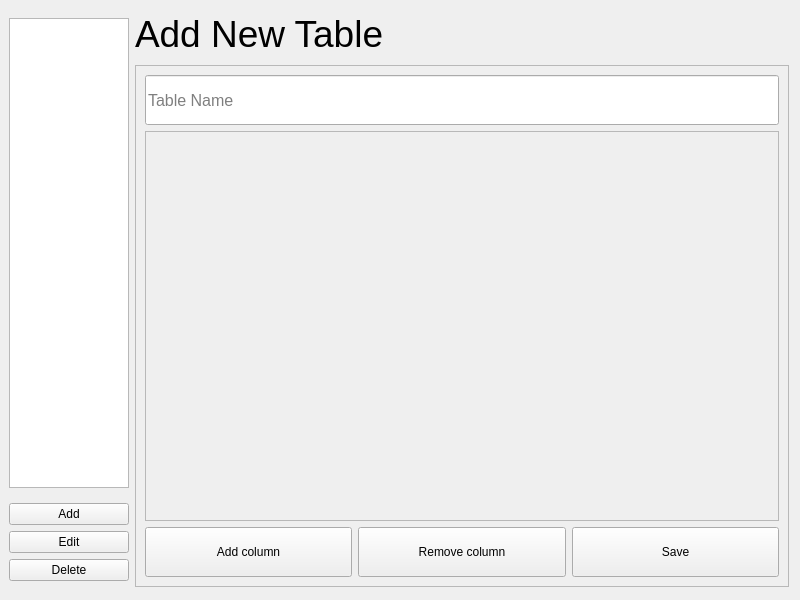
<?xml version="1.0" encoding="UTF-8"?>
<ui version="4.0">
 <class>MainWindow</class>
 <widget class="QMainWindow" name="MainWindow">
  <property name="geometry">
   <rect>
    <x>0</x>
    <y>0</y>
    <width>800</width>
    <height>600</height>
   </rect>
  </property>
  <property name="sizePolicy">
   <sizepolicy hsizetype="Ignored" vsizetype="Ignored">
    <horstretch>0</horstretch>
    <verstretch>0</verstretch>
   </sizepolicy>
  </property>
  <property name="minimumSize">
   <size>
    <width>800</width>
    <height>600</height>
   </size>
  </property>
  <property name="maximumSize">
   <size>
    <width>800</width>
    <height>600</height>
   </size>
  </property>
  <property name="windowTitle">
   <string notr="true">DBViewer</string>
  </property>
  <widget class="QWidget" name="main_widget">
   <property name="sizePolicy">
    <sizepolicy hsizetype="Expanding" vsizetype="Expanding">
     <horstretch>0</horstretch>
     <verstretch>0</verstretch>
    </sizepolicy>
   </property>
   <layout class="QVBoxLayout" name="verticalLayout">
    <item>
     <layout class="QHBoxLayout" name="main_layout">
      <item>
       <layout class="QVBoxLayout" name="left_layout">
        <item>
         <widget class="QListWidget" name="tables_list">
          <property name="sizePolicy">
           <sizepolicy hsizetype="Fixed" vsizetype="Fixed">
            <horstretch>0</horstretch>
            <verstretch>0</verstretch>
           </sizepolicy>
          </property>
          <property name="minimumSize">
           <size>
            <width>120</width>
            <height>470</height>
           </size>
          </property>
          <property name="maximumSize">
           <size>
            <width>120</width>
            <height>16777215</height>
           </size>
          </property>
          <property name="baseSize">
           <size>
            <width>100</width>
            <height>400</height>
           </size>
          </property>
          <property name="font">
           <font>
            <pointsize>12</pointsize>
           </font>
          </property>
         </widget>
        </item>
        <item>
         <layout class="QVBoxLayout" name="buttons_layout">
          <item>
           <widget class="QPushButton" name="add_button">
            <property name="sizePolicy">
             <sizepolicy hsizetype="Fixed" vsizetype="Fixed">
              <horstretch>0</horstretch>
              <verstretch>0</verstretch>
             </sizepolicy>
            </property>
            <property name="minimumSize">
             <size>
              <width>120</width>
              <height>0</height>
             </size>
            </property>
            <property name="text">
             <string>Add</string>
            </property>
           </widget>
          </item>
          <item>
           <widget class="QPushButton" name="edit_button">
            <property name="sizePolicy">
             <sizepolicy hsizetype="Fixed" vsizetype="Fixed">
              <horstretch>0</horstretch>
              <verstretch>0</verstretch>
             </sizepolicy>
            </property>
            <property name="minimumSize">
             <size>
              <width>120</width>
              <height>0</height>
             </size>
            </property>
            <property name="text">
             <string>Edit</string>
            </property>
           </widget>
          </item>
          <item>
           <widget class="QPushButton" name="delete_button">
            <property name="sizePolicy">
             <sizepolicy hsizetype="Fixed" vsizetype="Fixed">
              <horstretch>0</horstretch>
              <verstretch>0</verstretch>
             </sizepolicy>
            </property>
            <property name="minimumSize">
             <size>
              <width>120</width>
              <height>0</height>
             </size>
            </property>
            <property name="text">
             <string>Delete</string>
            </property>
           </widget>
          </item>
         </layout>
        </item>
       </layout>
      </item>
      <item>
       <widget class="QStackedWidget" name="pages">
        <property name="sizePolicy">
         <sizepolicy hsizetype="Expanding" vsizetype="Expanding">
          <horstretch>0</horstretch>
          <verstretch>0</verstretch>
         </sizepolicy>
        </property>
        <property name="currentIndex">
         <number>0</number>
        </property>
        <widget class="QWidget" name="add_page">
         <widget class="QWidget" name="layoutWidget_4">
          <property name="geometry">
           <rect>
            <x>0</x>
            <y>0</y>
            <width>654</width>
            <height>578</height>
           </rect>
          </property>
          <layout class="QVBoxLayout" name="add_page_layout">
           <item>
            <widget class="QLabel" name="add_page_label">
             <property name="enabled">
              <bool>true</bool>
             </property>
             <property name="sizePolicy">
              <sizepolicy hsizetype="Expanding" vsizetype="Expanding">
               <horstretch>0</horstretch>
               <verstretch>0</verstretch>
              </sizepolicy>
             </property>
             <property name="minimumSize">
              <size>
               <width>650</width>
               <height>50</height>
              </size>
             </property>
             <property name="maximumSize">
              <size>
               <width>650</width>
               <height>50</height>
              </size>
             </property>
             <property name="font">
              <font>
               <pointsize>28</pointsize>
              </font>
             </property>
             <property name="text">
              <string>Add New Table</string>
             </property>
            </widget>
           </item>
           <item>
            <widget class="QFrame" name="add_page_frame">
             <property name="sizePolicy">
              <sizepolicy hsizetype="Expanding" vsizetype="Expanding">
               <horstretch>0</horstretch>
               <verstretch>0</verstretch>
              </sizepolicy>
             </property>
             <property name="minimumSize">
              <size>
               <width>650</width>
               <height>520</height>
              </size>
             </property>
             <property name="maximumSize">
              <size>
               <width>16777215</width>
               <height>16777215</height>
              </size>
             </property>
             <property name="frameShape">
              <enum>QFrame::Shape::StyledPanel</enum>
             </property>
             <property name="frameShadow">
              <enum>QFrame::Shadow::Raised</enum>
             </property>
             <layout class="QVBoxLayout" name="verticalLayout_2">
              <item>
               <layout class="QVBoxLayout" name="add_page_frame_layout">
                <item>
                 <widget class="QLineEdit" name="add_page_table_name_edit">
                  <property name="sizePolicy">
                   <sizepolicy hsizetype="Expanding" vsizetype="Expanding">
                    <horstretch>0</horstretch>
                    <verstretch>0</verstretch>
                   </sizepolicy>
                  </property>
                  <property name="minimumSize">
                   <size>
                    <width>600</width>
                    <height>50</height>
                   </size>
                  </property>
                  <property name="maximumSize">
                   <size>
                    <width>16777215</width>
                    <height>50</height>
                   </size>
                  </property>
                  <property name="baseSize">
                   <size>
                    <width>0</width>
                    <height>50</height>
                   </size>
                  </property>
                  <property name="font">
                   <font>
                    <pointsize>12</pointsize>
                   </font>
                  </property>
                  <property name="placeholderText">
                   <string>Table Name</string>
                  </property>
                 </widget>
                </item>
                <item>
                 <widget class="QScrollArea" name="add_page_scroll_area">
                  <property name="enabled">
                   <bool>true</bool>
                  </property>
                  <property name="minimumSize">
                   <size>
                    <width>630</width>
                    <height>100</height>
                   </size>
                  </property>
                  <property name="maximumSize">
                   <size>
                    <width>16777215</width>
                    <height>16777215</height>
                   </size>
                  </property>
                  <property name="autoFillBackground">
                   <bool>false</bool>
                  </property>
                  <property name="verticalScrollBarPolicy">
                   <enum>Qt::ScrollBarPolicy::ScrollBarAsNeeded</enum>
                  </property>
                  <property name="sizeAdjustPolicy">
                   <enum>QAbstractScrollArea::SizeAdjustPolicy::AdjustIgnored</enum>
                  </property>
                  <property name="widgetResizable">
                   <bool>true</bool>
                  </property>
                  <property name="alignment">
                   <set>Qt::AlignmentFlag::AlignLeading|Qt::AlignmentFlag::AlignLeft|Qt::AlignmentFlag::AlignTop</set>
                  </property>
                  <widget class="QWidget" name="add_page_scroll_area_widget">
                   <property name="geometry">
                    <rect>
                     <x>0</x>
                     <y>0</y>
                     <width>628</width>
                     <height>382</height>
                    </rect>
                   </property>
                   <layout class="QGridLayout" name="gridLayout1">
                    <property name="sizeConstraint">
                     <enum>QLayout::SizeConstraint::SetFixedSize</enum>
                    </property>
                   </layout>
                  </widget>
                 </widget>
                </item>
                <item>
                 <layout class="QHBoxLayout" name="add_page_buttons_layout">
                  <item>
                   <widget class="QPushButton" name="add_page_add_button">
                    <property name="minimumSize">
                     <size>
                      <width>100</width>
                      <height>50</height>
                     </size>
                    </property>
                    <property name="maximumSize">
                     <size>
                      <width>16777215</width>
                      <height>16777215</height>
                     </size>
                    </property>
                    <property name="text">
                     <string>Add column</string>
                    </property>
                   </widget>
                  </item>
                  <item>
                   <widget class="QPushButton" name="add_page_remove_button">
                    <property name="minimumSize">
                     <size>
                      <width>100</width>
                      <height>50</height>
                     </size>
                    </property>
                    <property name="maximumSize">
                     <size>
                      <width>16777215</width>
                      <height>16777215</height>
                     </size>
                    </property>
                    <property name="text">
                     <string>Remove column</string>
                    </property>
                   </widget>
                  </item>
                  <item>
                   <widget class="QPushButton" name="add_page_save_button">
                    <property name="minimumSize">
                     <size>
                      <width>100</width>
                      <height>50</height>
                     </size>
                    </property>
                    <property name="maximumSize">
                     <size>
                      <width>16777215</width>
                      <height>16777215</height>
                     </size>
                    </property>
                    <property name="text">
                     <string>Save</string>
                    </property>
                   </widget>
                  </item>
                 </layout>
                </item>
               </layout>
              </item>
             </layout>
            </widget>
           </item>
          </layout>
         </widget>
        </widget>
        <widget class="QWidget" name="edit_page">
         <property name="sizePolicy">
          <sizepolicy hsizetype="Expanding" vsizetype="Expanding">
           <horstretch>0</horstretch>
           <verstretch>0</verstretch>
          </sizepolicy>
         </property>
         <widget class="QWidget" name="layoutWidget_2">
          <property name="geometry">
           <rect>
            <x>0</x>
            <y>0</y>
            <width>654</width>
            <height>578</height>
           </rect>
          </property>
          <layout class="QVBoxLayout" name="edit_page_layout">
           <item>
            <widget class="QLabel" name="edit_page_label">
             <property name="enabled">
              <bool>true</bool>
             </property>
             <property name="sizePolicy">
              <sizepolicy hsizetype="Expanding" vsizetype="Expanding">
               <horstretch>0</horstretch>
               <verstretch>0</verstretch>
              </sizepolicy>
             </property>
             <property name="minimumSize">
              <size>
               <width>650</width>
               <height>50</height>
              </size>
             </property>
             <property name="maximumSize">
              <size>
               <width>650</width>
               <height>50</height>
              </size>
             </property>
             <property name="font">
              <font>
               <pointsize>28</pointsize>
              </font>
             </property>
             <property name="text">
              <string>Edit Table</string>
             </property>
            </widget>
           </item>
           <item>
            <widget class="QFrame" name="edit_page_frame">
             <property name="sizePolicy">
              <sizepolicy hsizetype="Expanding" vsizetype="Expanding">
               <horstretch>0</horstretch>
               <verstretch>0</verstretch>
              </sizepolicy>
             </property>
             <property name="minimumSize">
              <size>
               <width>650</width>
               <height>520</height>
              </size>
             </property>
             <property name="maximumSize">
              <size>
               <width>16777215</width>
               <height>16777215</height>
              </size>
             </property>
             <property name="frameShape">
              <enum>QFrame::Shape::StyledPanel</enum>
             </property>
             <property name="frameShadow">
              <enum>QFrame::Shadow::Raised</enum>
             </property>
             <layout class="QVBoxLayout" name="verticalLayout_4">
              <item>
               <layout class="QVBoxLayout" name="edit_page_frame_layout">
                <item>
                 <widget class="QLineEdit" name="edit_page_table_name_edit">
                  <property name="sizePolicy">
                   <sizepolicy hsizetype="Expanding" vsizetype="Expanding">
                    <horstretch>0</horstretch>
                    <verstretch>0</verstretch>
                   </sizepolicy>
                  </property>
                  <property name="minimumSize">
                   <size>
                    <width>600</width>
                    <height>50</height>
                   </size>
                  </property>
                  <property name="maximumSize">
                   <size>
                    <width>16777215</width>
                    <height>50</height>
                   </size>
                  </property>
                  <property name="baseSize">
                   <size>
                    <width>0</width>
                    <height>50</height>
                   </size>
                  </property>
                  <property name="font">
                   <font>
                    <pointsize>12</pointsize>
                   </font>
                  </property>
                  <property name="placeholderText">
                   <string>Table Name</string>
                  </property>
                 </widget>
                </item>
                <item>
                 <widget class="QScrollArea" name="edit_page_scroll_area">
                  <property name="enabled">
                   <bool>true</bool>
                  </property>
                  <property name="minimumSize">
                   <size>
                    <width>630</width>
                    <height>100</height>
                   </size>
                  </property>
                  <property name="maximumSize">
                   <size>
                    <width>16777215</width>
                    <height>16777215</height>
                   </size>
                  </property>
                  <property name="autoFillBackground">
                   <bool>false</bool>
                  </property>
                  <property name="verticalScrollBarPolicy">
                   <enum>Qt::ScrollBarPolicy::ScrollBarAsNeeded</enum>
                  </property>
                  <property name="sizeAdjustPolicy">
                   <enum>QAbstractScrollArea::SizeAdjustPolicy::AdjustIgnored</enum>
                  </property>
                  <property name="widgetResizable">
                   <bool>true</bool>
                  </property>
                  <property name="alignment">
                   <set>Qt::AlignmentFlag::AlignLeading|Qt::AlignmentFlag::AlignLeft|Qt::AlignmentFlag::AlignTop</set>
                  </property>
                  <widget class="QWidget" name="edit_page_scroll_area_widget">
                   <property name="geometry">
                    <rect>
                     <x>0</x>
                     <y>0</y>
                     <width>628</width>
                     <height>382</height>
                    </rect>
                   </property>
                   <layout class="QGridLayout" name="gridLayout1_3">
                    <property name="sizeConstraint">
                     <enum>QLayout::SizeConstraint::SetFixedSize</enum>
                    </property>
                   </layout>
                  </widget>
                 </widget>
                </item>
                <item>
                 <layout class="QHBoxLayout" name="edit_page_buttons_layout">
                  <item>
                   <widget class="QPushButton" name="edit_page_add_button">
                    <property name="minimumSize">
                     <size>
                      <width>100</width>
                      <height>50</height>
                     </size>
                    </property>
                    <property name="maximumSize">
                     <size>
                      <width>16777215</width>
                      <height>16777215</height>
                     </size>
                    </property>
                    <property name="text">
                     <string>Add column</string>
                    </property>
                   </widget>
                  </item>
                  <item>
                   <widget class="QPushButton" name="edit_page_remove_button">
                    <property name="minimumSize">
                     <size>
                      <width>100</width>
                      <height>50</height>
                     </size>
                    </property>
                    <property name="maximumSize">
                     <size>
                      <width>16777215</width>
                      <height>16777215</height>
                     </size>
                    </property>
                    <property name="text">
                     <string>Remove column</string>
                    </property>
                   </widget>
                  </item>
                  <item>
                   <widget class="QPushButton" name="edit_page_save_button">
                    <property name="minimumSize">
                     <size>
                      <width>100</width>
                      <height>50</height>
                     </size>
                    </property>
                    <property name="maximumSize">
                     <size>
                      <width>16777215</width>
                      <height>16777215</height>
                     </size>
                    </property>
                    <property name="text">
                     <string>Save</string>
                    </property>
                   </widget>
                  </item>
                 </layout>
                </item>
               </layout>
              </item>
             </layout>
            </widget>
           </item>
          </layout>
         </widget>
        </widget>
       </widget>
      </item>
     </layout>
    </item>
   </layout>
  </widget>
 </widget>
 <resources/>
 <connections/>
</ui>
